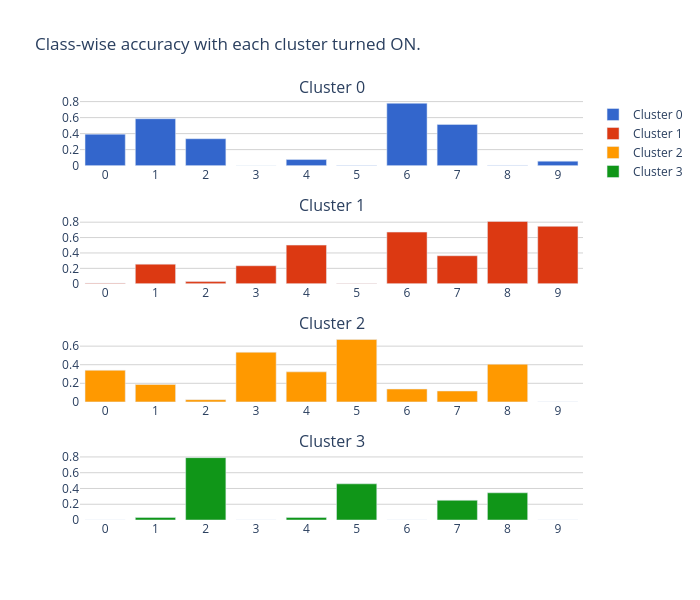

The code cell stored with this chart in its notebook:
### Code cell
# Create subplots: one row per cluster

fig = make_subplots(rows=num_clusters, cols=1, shared_xaxes=False,
                    subplot_titles=[f'Cluster {i}' for i in range(num_clusters)])

for i in range(num_clusters):
    fig.add_trace(go.Bar(
        x=['0', '1', '2', '3', '4', '5', '6', '7', '8', '9'],
        y=classwise_accuracies[i],
        marker_color=colors[i],
        name=f'Cluster {i}',
    ), row=i+1, col=1)

# white background
fig.update_layout(plot_bgcolor='white')

# gridlines

fig.update_yaxes(showgrid=True, gridwidth=1, gridcolor='LightGray')

fig.update_layout(height=150 * num_clusters, width=700, title_text='Class-wise accuracy with each cluster turned ON.')

fig.show()

### Figure 1 — Plotly figure (JSON) as saved in the notebook; plotly's stock layout.template omitted (floating-point values rounded to 4 significant figures)
{"data": [{"marker": {"color": "#3366CC"}, "name": "Cluster 0", "type": "bar", "x": ["0", "1", "2", "3", "4", "5", "6", "7", "8", "9"], "xaxis": "x", "y": [0.393, 0.586, 0.336, 0, 0.076, 0.001, 0.779, 0.515, 0.003, 0.056], "yaxis": "y"}, {"marker": {"color": "#DC3912"}, "name": "Cluster 1", "type": "bar", "x": ["0", "1", "2", "3", "4", "5", "6", "7", "8", "9"], "xaxis": "x2", "y": [0.008, 0.255, 0.028, 0.234, 0.502, 0.002, 0.671, 0.364, 0.81, 0.746], "yaxis": "y2"}, {"marker": {"color": "#FF9900"}, "name": "Cluster 2", "type": "bar", "x": ["0", "1", "2", "3", "4", "5", "6", "7", "8", "9"], "xaxis": "x3", "y": [0.34, 0.187, 0.024, 0.534, 0.323, 0.671, 0.138, 0.117, 0.405, 0], "yaxis": "y3"}, {"marker": {"color": "#109618"}, "name": "Cluster 3", "type": "bar", "x": ["0", "1", "2", "3", "4", "5", "6", "7", "8", "9"], "xaxis": "x4", "y": [0, 0.033, 0.791, 0, 0.033, 0.459, 0, 0.25, 0.345, 0], "yaxis": "y4"}], "layout": {"annotations": [{"font": {"size": 16}, "showarrow": false, "text": "Cluster 0", "x": 0.5, "xanchor": "center", "xref": "paper", "y": 1, "yanchor": "bottom", "yref": "paper"}, {"font": {"size": 16}, "showarrow": false, "text": "Cluster 1", "x": 0.5, "xanchor": "center", "xref": "paper", "y": 0.7188, "yanchor": "bottom", "yref": "paper"}, {"font": {"size": 16}, "showarrow": false, "text": "Cluster 2", "x": 0.5, "xanchor": "center", "xref": "paper", "y": 0.4375, "yanchor": "bottom", "yref": "paper"}, {"font": {"size": 16}, "showarrow": false, "text": "Cluster 3", "x": 0.5, "xanchor": "center", "xref": "paper", "y": 0.1562, "yanchor": "bottom", "yref": "paper"}], "height": 600, "plot_bgcolor": "white", "title": {"text": "Class-wise accuracy with each cluster turned ON."}, "width": 700, "xaxis": {"anchor": "y", "domain": [0, 1]}, "xaxis2": {"anchor": "y2", "domain": [0, 1]}, "xaxis3": {"anchor": "y3", "domain": [0, 1]}, "xaxis4": {"anchor": "y4", "domain": [0, 1]}, "yaxis": {"anchor": "x", "domain": [0.8438, 1], "gridcolor": "LightGray", "gridwidth": 1, "showgrid": true}, "yaxis2": {"anchor": "x2", "domain": [0.5625, 0.7188], "gridcolor": "LightGray", "gridwidth": 1, "showgrid": true}, "yaxis3": {"anchor": "x3", "domain": [0.2812, 0.4375], "gridcolor": "LightGray", "gridwidth": 1, "showgrid": true}, "yaxis4": {"anchor": "x4", "domain": [0, 0.1562], "gridcolor": "LightGray", "gridwidth": 1, "showgrid": true}}}
